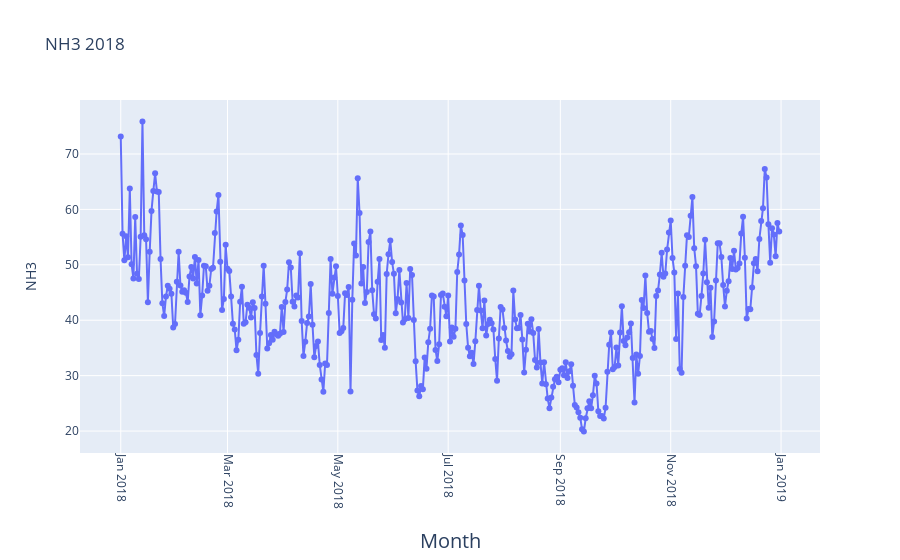

Here is the notebook cell this chart was saved with:
### Code cell
#2018
fig = go.Figure(go.Scatter(
    mode = "lines+markers",
    y = aqi_level_18.iloc[:,2],
    x = aqi_level_18.iloc[:,1]))
fig.update_xaxes(
        tickangle = 90,
        title_text = "Month",
        title_font = {"size": 20},
        title_standoff = 25)

fig.update_yaxes(
        title_text = "NH3",
        title_standoff = 25)
fig.update_layout(title_text="NH3 2018")

fig.show()

### Figure 1 — Plotly figure (JSON) as saved in the notebook; plotly's stock layout.template omitted (floating-point values rounded to 4 significant figures; data arrays with more than 128 entries replaced by an {"elided": "..."} marker saying what was removed)
{"data": [{"mode": "lines+markers", "type": "scatter", "x": {"elided": "365 str values"}, "y": {"elided": "365 float values"}}], "layout": {"title": {"text": "NH3 2018"}, "xaxis": {"tickangle": 90, "title": {"font": {"size": 20}, "standoff": 25, "text": "Month"}}, "yaxis": {"title": {"standoff": 25, "text": "NH3"}}}}
